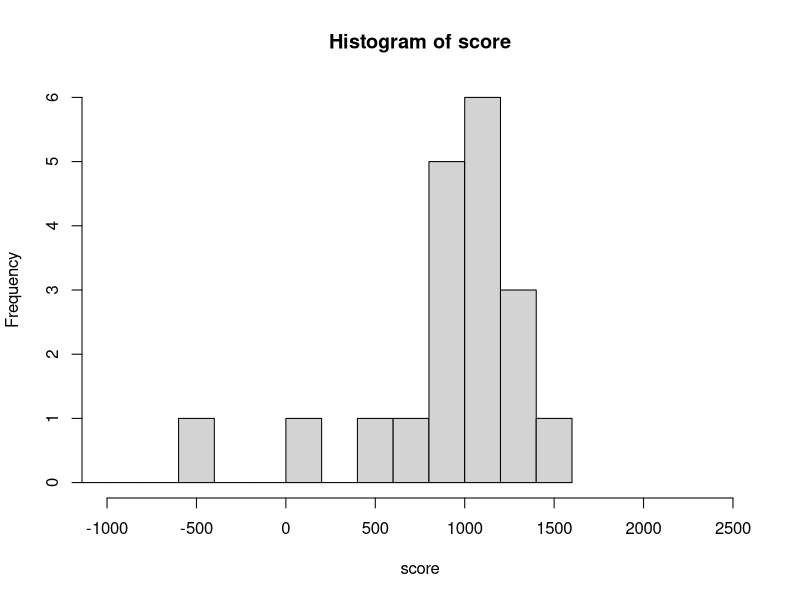
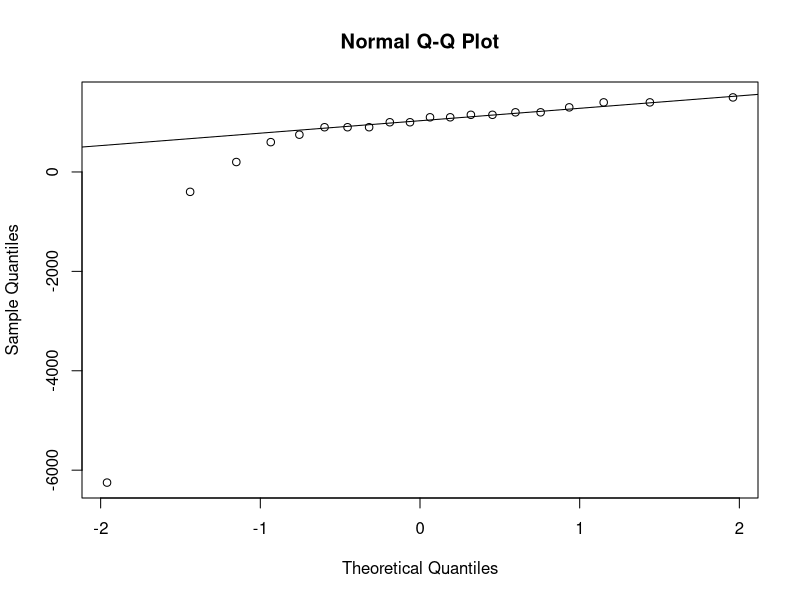
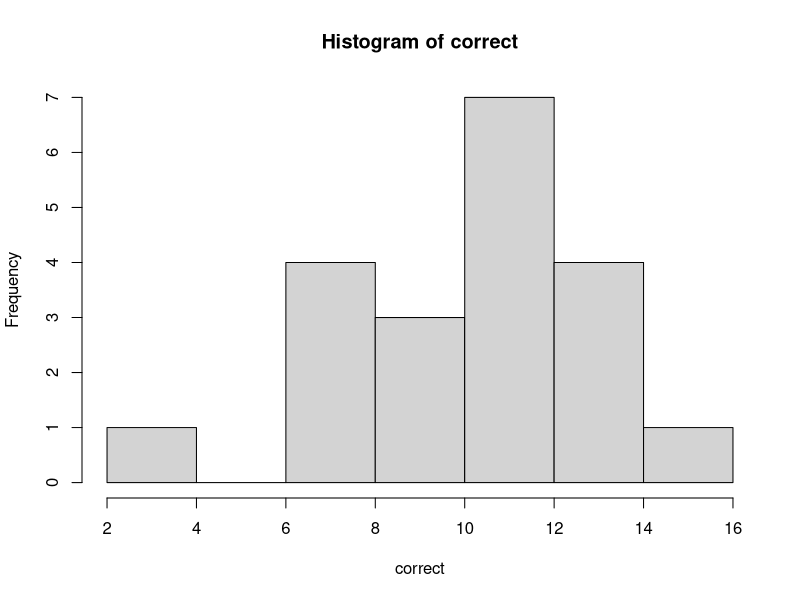
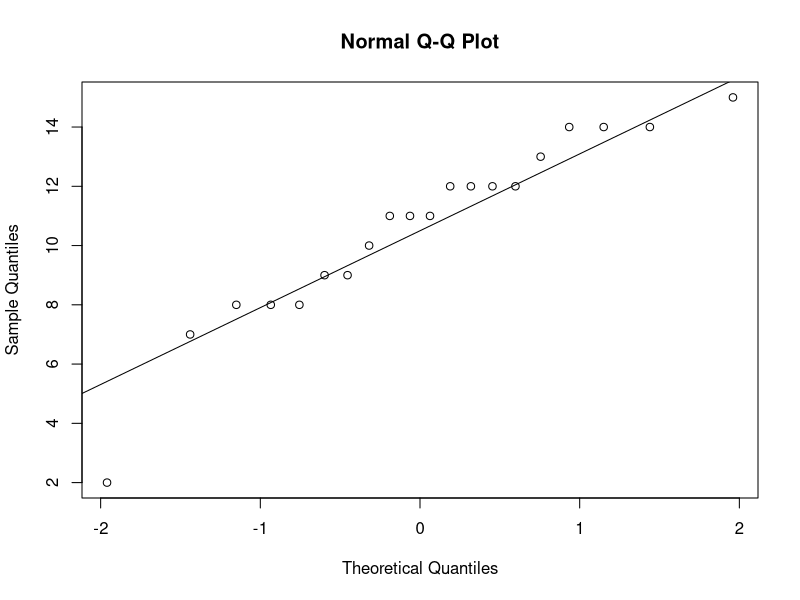
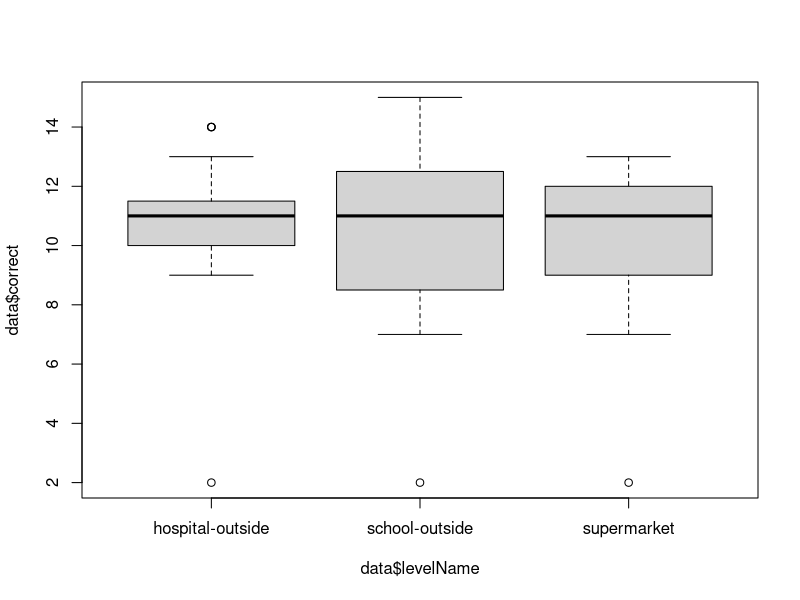
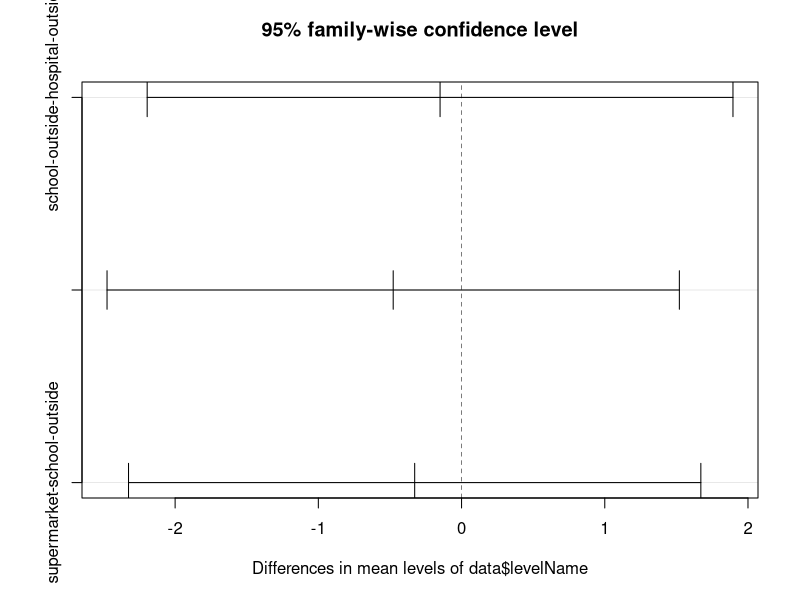

Recreate these plots in R, in order.
data = read.csv2("data.csv")

score = data[data$levelName == "school-outside",]$score
hist(score, xlim = c(-1000, 2500), breaks = 35)
qqnorm(score)
qqline(score)

correct = data[data$levelName == "school-outside",]$correct 
hist(correct)

qqnorm(correct)
qqline(correct)

boxplot(data$correct ~ data$levelName)

aov.res = aov(data$correct ~ data$levelName)
summary(aov.res)

tukey.res = TukeyHSD(aov.res)
plot(tukey.res)

schoolScores = data[data$levelName == "school-outside",]$score
supermarketScores = data[data$levelName == "supermarket",]$score

df_val = min(length(schoolScores), length(supermarketScores)) - 1

SE = sqrt((sd(schoolScores)**2)/length(schoolScores) + (sd(supermarketScores)**2)/length(supermarketScores))

q_val = (mean(schoolScores) - mean(supermarketScores) - 0) / SE

p_val = (1 - pt(q = q_val, df = df_val)) * 2

